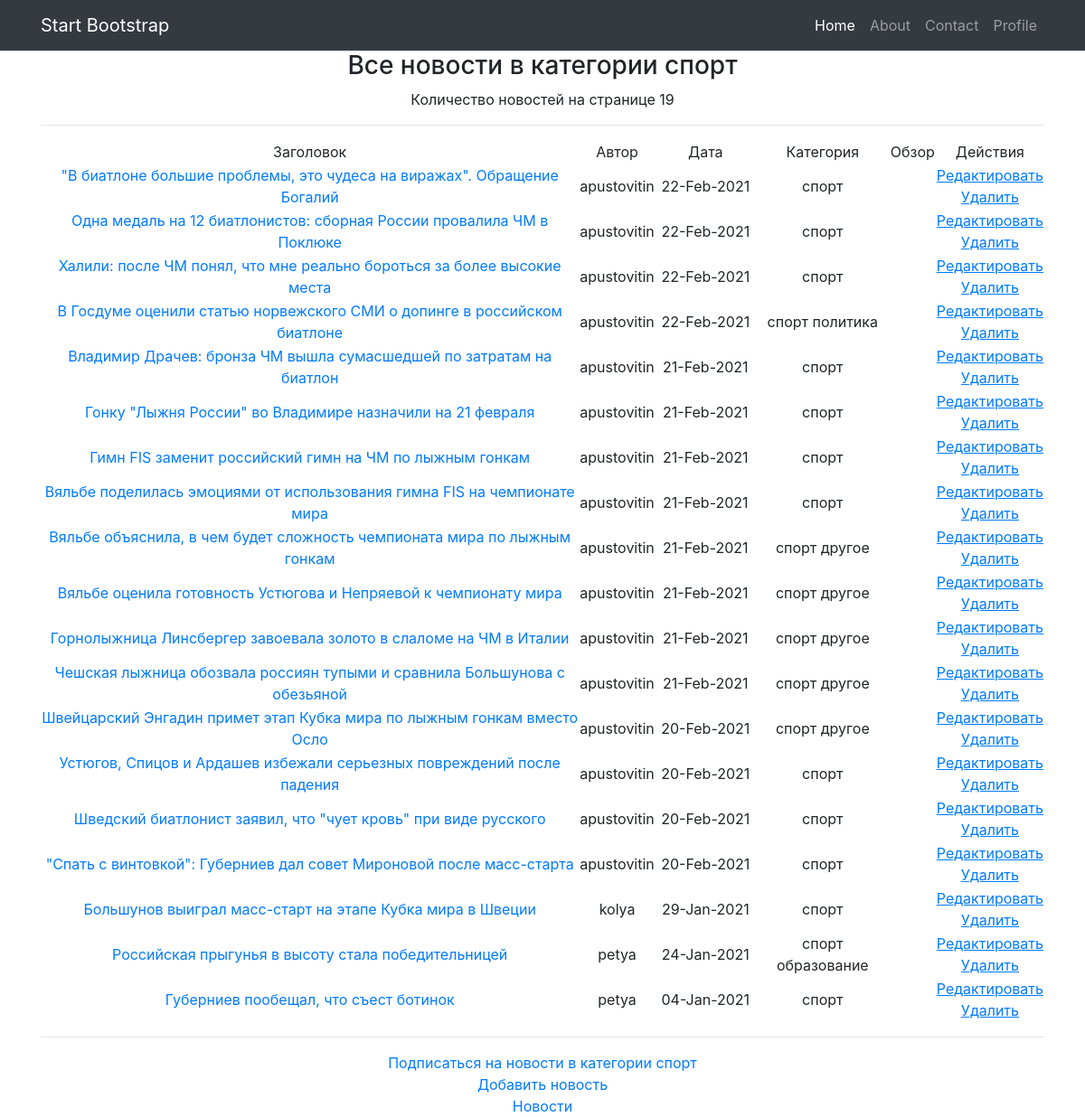
Before: /news/SPT/ with the older database file.
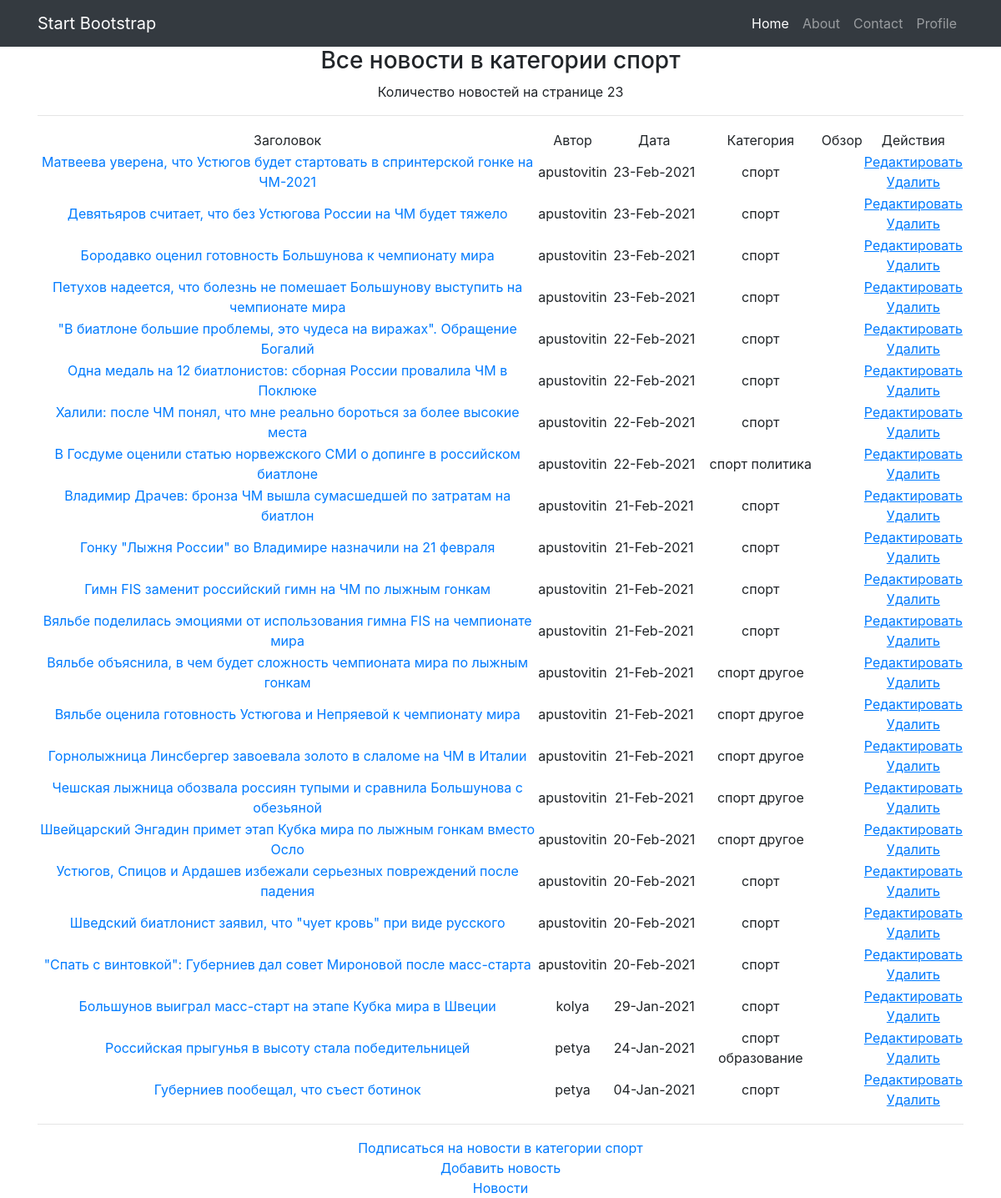
After: the same page with the newer database file.
### news/models.py (models this page shows, shortened)
class Post(models.Model):
    article = 'AT'
    news = 'NW'
    TYPES = [(article, 'статья'), (news, 'новость')]
    author = models.ForeignKey('accounts.Author', on_delete=models.CASCADE)
    type = models.CharField(max_length=2, choices=TYPES, default=news)
    creation_datetime = models.DateTimeField(auto_now_add=True)
    category = models.ManyToManyField(Category, through='PostCategory')
    title = models.CharField(max_length=255)
    content = models.TextField()
    rating = models.IntegerField(default=0)
    def get_categories(self):
        categories = []
        for post_category_obj in PostCategory.objects.filter(post=self):
            categories += [post_category_obj.category.get_category_label_list()]
        return categories

### accounts/models.py (models this page shows, shortened)
class Author(models.Model):
    user = models.OneToOneField(User, on_delete=models.CASCADE)
    rating = models.IntegerField(default=0)

### news/views.py (the view)
# urls.py: path('<str:post_category>/', cache_page(60*5)(CategorizedNewsList.as_view()), name='categorized_news'),
class CategorizedNewsList(ListView):
    model = Post
    template_name = 'categorized_news.html'
    def get_context_data(self, **kwargs):
        context = super().get_context_data(**kwargs)
        post_category = self.kwargs.get('post_category')
        category_label_list = Category.objects.get(post_category=post_category).get_category_label_list()
        context['post_category'] = category_label_list[0]
        context['category_label'] = category_label_list[1]
        user = self.request.user
        if user.is_anonymous:
            context['is_subscribtion'] = False
        else:
            context['is_subscribtion'] =\
                CategorySubscribers.objects.filter(category__post_category=post_category, user=user).exists()
        context['categorized_news'] = \
            Post.objects.filter(type='NW', category__post_category=post_category).order_by('-creation_datetime')
        return context

### news/models.py (called while the page is built)
    def get_category_label_list(self):
        for category in self.CATEGORIES:
            if category[0] == self.post_category:
                return category

### news/templatetags/custom_filters.py (called while the page is built)
@register.filter(name='profanity')
def profanity(text):
    pf_filter = ProfanityFilter(languages=['ru', 'en'])
    return pf_filter.censor(text)

### templates/categorized_news.html (shortened to what this page needs)
{% extends 'flatpages/default.html' %}
{% load custom_filters %}
{% block content %}
    <h3>Все новости в категории {{ category_label }}</h3>
    <p1>Количество новостей на странице {{ categorized_news|length }}</p1>
    <hr>
    {% if categorized_news %}
        <table>
            <tr>
                <td>
                    Заголовок
                </td>
                <td>
                    Автор
                </td>
                <td width="10%">
                    Дата
                </td>
                <td>
                    Категория
                </td>
                <td>
                    Обзор
                </td>
                <td>
                    Действия
                </td>
            </tr>
        {% for o_news in categorized_news %}
            <tr>
                <td>
                    <a href="{% url 'one_news' o_news.id %}">{{ o_news.title }}</a>
                </td>
                <td>
                    {{ o_news.author.user }}
                </td>
                <td  width="10%">
                    {{ o_news.creation_datetime|date:'d-M-Y' }}
                </td>
                <td>
                    {% for category_label_list in o_news.get_categories %}
                        {{ category_label_list.1 }}
                    {% endfor %}
                </td>
                <td>
                </td>
                <td>
                    <a href="{% url 'news_update' o_news.id %}"><u>Редактировать</u></a>
                    <br />
                    <a href="{% url 'news_delete' o_news.id %}"><u> Удалить </u></a>
                </td>
            </tr>
        {% endfor %}
        </table>
    <hr>
    {% if is_subscribtion %}
        <a href="{% url 'unsubscribe_category' post_category %}">
            Отписаться от новостей в категории {{ category_label }}
        </a>
        <br>
    {% else %}
        <a href="{% url 'subscribe_category' post_category %}">
            Подписаться на новости в категории {{ category_label }}
        </a>
        <br>
    {% endif %}
    <a href="{% url 'news_add' %}">Добавить новость</a>
    <br>
    <a href="/news/">    Новости</a>
    {% else %}
        <h2>Новостей в категории {{ category_label }} нет!</h2>
    {% endif %}
{% endblock content %}

Changed rows visible on the page:
added Post: title "Матвеева уверена, что Устюгов будет стартовать в спринтерской гонке на ЧМ-2021", author.user "apustovitin", creation_datetime "23-Feb-2021", category_label_list "спорт"
added Post: title "Девятьяров считает, что без Устюгова России на ЧМ будет тяжело", author.user "apustovitin", creation_datetime "23-Feb-2021", category_label_list "спорт"
added Post: title "Бородавко оценил готовность Большунова к чемпионату мира", author.user "apustovitin", creation_datetime "23-Feb-2021", category_label_list "спорт"
added Post: title "Петухов надеется, что болезнь не помешает Большунову выступить на чемпионате мира", author.user "apustovitin", creation_datetime "23-Feb-2021", category_label_list "спорт"
Other visible differences:
{{ categorized_news|length }}: "19" → "23"
